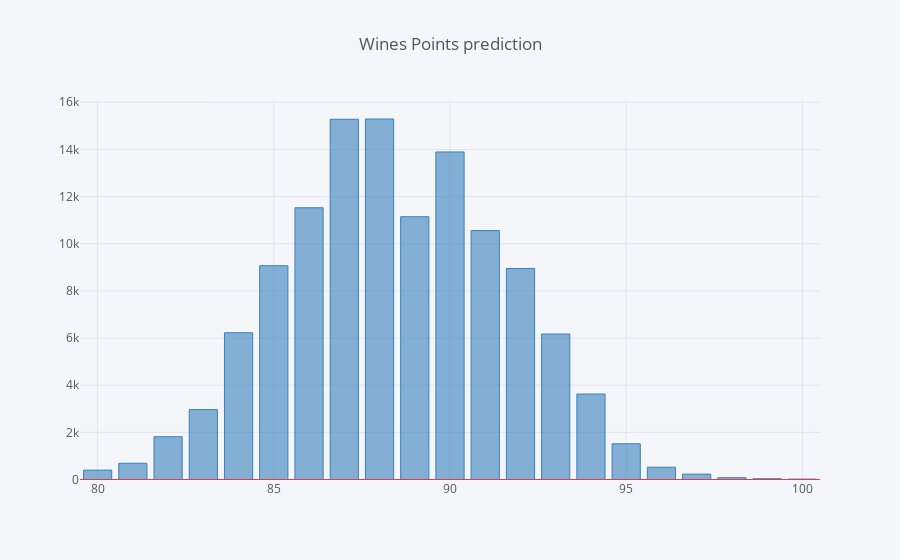

The notebook cell this image was saved under:
### Code cell
wine_reviews.points.value_counts().iplot(kind='bar', title= 'Wines Points prediction',hline=(0), color = 'blue')

### Figure 1 — Plotly figure (JSON) as saved in the notebook; plotly's stock layout.template omitted (floating-point values rounded to 4 significant figures)
{"data": [{"marker": {"color": "rgba(55, 128, 191, 0.6)", "line": {"color": "rgba(55, 128, 191, 1.0)", "width": 1}}, "name": "points", "orientation": "v", "text": "", "type": "bar", "x": [88, 87, 90, 86, 89, 91, 85, 92, 84, 93, 94, 83, 82, 95, 81, 96, 80, 97, 98, 99, 100], "y": [15291, 15279, 13893, 11526, 11147, 10559, 9067, 8951, 6225, 6170, 3625, 2963, 1814, 1514, 689, 521, 397, 228, 77, 33, 19]}], "layout": {"autosize": true, "legend": {"bgcolor": "#F5F6F9", "font": {"color": "#4D5663"}}, "paper_bgcolor": "#F5F6F9", "plot_bgcolor": "#F5F6F9", "shapes": [{"line": {"color": "#db4052", "dash": "solid", "width": 1}, "type": "line", "x0": 0, "x1": 1, "xref": "paper", "y0": 0, "y1": 0, "yref": "y"}], "title": {"font": {"color": "#4D5663"}, "text": "Wines Points prediction"}, "xaxis": {"autorange": true, "gridcolor": "#E1E5ED", "range": [79.5, 100.5], "showgrid": true, "tickfont": {"color": "#4D5663"}, "title": {"font": {"color": "#4D5663"}, "text": ""}, "type": "linear", "zerolinecolor": "#E1E5ED"}, "yaxis": {"autorange": true, "gridcolor": "#E1E5ED", "range": [-44.84, 16100.0], "showgrid": true, "tickfont": {"color": "#4D5663"}, "title": {"font": {"color": "#4D5663"}, "text": ""}, "type": "linear", "zerolinecolor": "#E1E5ED"}}}
